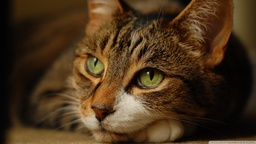
#> input picture cat1.jpg, 256 x 144 px, shrunk from 1920 x 1080 before the run
$ python main.py cat1.jpg
#> lines starting #> are read from the running program, lines starting #| are printed output that depends on the picture
import cv2
import sys
import numpy as np

# preprocessed weights of gaussian kernel with sigma = 1 and sigma = 2
gaussian_1D_kernel_with_sigma_1 = np.asarray([30, 131, 216, 131, 30], dtype=np.uint8)
gaussian_1D_kernel_with_sigma_2 = np.asarray([147, 213, 242, 213, 147], dtype=np.uint8)


def gaussian_filter(image, sigma=1):
    kernel = gaussian_1D_kernel_with_sigma_1 if sigma == 1 else gaussian_1D_kernel_with_sigma_2
    normalizer = [int(kernel[0])]
    for i in range(1, 5):
        normalizer.append(normalizer[i - 1] + kernel[i])
    height, weight = image.shape[0], image.shape[1]

    # horizontal blur
    blurred_horizontal_image = np.ndarray(shape=(height, weight), dtype=np.uint8)
    for i in range(height):
        for j in range(weight):
            y_min, y_max = max(0, j - 2), min(weight, j + 3)
            new_pixel = 0
            for ind in range(y_min, y_max):
                new_pixel += image[i, ind] * int(kernel[ind - y_min])
            blurred_horizontal_image[i, j] = new_pixel // normalizer[y_max - y_min - 1]

    # vertical blur
    blurred_image = np.ndarray(shape=(height, weight), dtype=np.uint8)
    for i in range(height):
        x_min, x_max = max(0, i - 2), min(height, i + 3)
        for j in range(weight):
            new_pixel = 0
            for ind in range(x_min, x_max):
                new_pixel += image[ind, j] * int(kernel[ind - x_min])
            blurred_image[i, j] = new_pixel // normalizer[x_max - x_min - 1]

    return blurred_image


def main():
    assert len(sys.argv) - 1 == 1, 'Wrong amount of arguments. \nOne argument was expected: source image pathname.'

    img_name = sys.argv[1]

    try:
        image = cv2.cvtColor(cv2.imread(img_name), cv2.COLOR_BGR2GRAY)
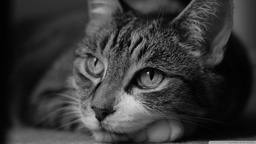
#> image: shape (144, 256); min 0, max 217, mean 55.3
    except FileNotFoundError as e:
        raise e

    cv2.imwrite('grayscale.jpg', image)
    cv2.imwrite('blurred1.jpg', gaussian_filter(image, sigma=1))
    cv2.imwrite('blurred2.jpg', gaussian_filter(image, sigma=2))
#> call 2 of gaussian_filter, with sigma = 2
#> after the loop in gaussian_filter (call 2), `for i in range(height):`:
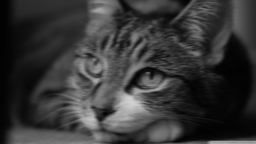
#> blurred_horizontal_image: shape (144, 256); min 1, max 208, mean 54.8


if __name__ == '__main__':
    main()

$ run again, on forest.jpg
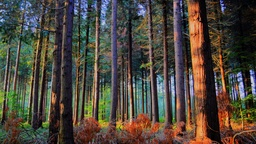
#> input picture forest.jpg, 256 x 144 px, shrunk from 1920 x 1080 before the run
#> after the loop in gaussian_filter, `for i in range(height):`:
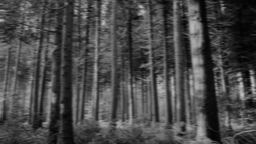
#> blurred_horizontal_image: shape (144, 256); min 1, max 191, mean 72
#> after the loop in gaussian_filter, `for i in range(height):`:
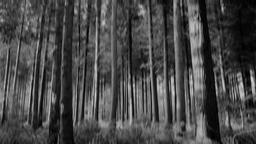
#> blurred_image: shape (144, 256); min 1, max 206, mean 72.1
